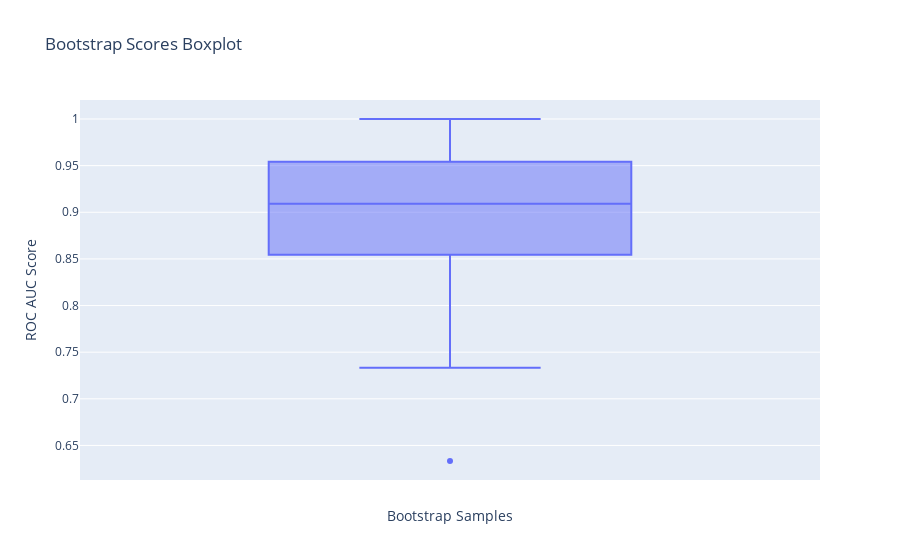

Notebook code cell kept with this figure:
### Code cell
from sklearn.metrics import roc_auc_score, accuracy_score, precision_score, recall_score, f1_score, matthews_corrcoef, balanced_accuracy_score

best_params = study.best_trial.params
# model_bootstrap = LogisticRegression(**best_params)
model_bootstrap = Lasso(**best_params)

# List to store metrics for each iteration
bootstrap_scores = {
    "roc_auc": [],
    "accuracy": [],
    "precision": [],
    "recall": [],
    "f1": [],
    "matthews_corrcoef": [],
    "balanced_accuracy": [],
}

# Perform bootstrap validation
for i in tqdm.tqdm(range(100), desc="Bootstrap validation"):
    X_train, X_test, y_train, y_test = train_test_split(
        X, y, test_size=0.25, shuffle=True, random_state=i
    )
    model_bootstrap.fit(X_train, y_train)
    y_pred = model_bootstrap.predict(X_test)

    # Convert predictions to binary if necessary (for classification metrics)
    y_pred_binary = [1 if y > 0.5 else 0 for y in y_pred]

    # Calculate and store all metrics
    bootstrap_scores["roc_auc"].append(roc_auc_score(y_test, y_pred))
    bootstrap_scores["accuracy"].append(accuracy_score(y_test, y_pred_binary))
    bootstrap_scores["precision"].append(precision_score(y_test, y_pred_binary))
    bootstrap_scores["recall"].append(recall_score(y_test, y_pred_binary))
    bootstrap_scores["f1"].append(f1_score(y_test, y_pred_binary))
    bootstrap_scores["matthews_corrcoef"].append(matthews_corrcoef(y_test, y_pred_binary))
    bootstrap_scores["balanced_accuracy"].append(balanced_accuracy_score(y_test, y_pred_binary))

# Convert the dictionary to a DataFrame for easy plotting and analysis
bootstrap_scores_df = pd.DataFrame(bootstrap_scores)

# Create a boxplot using Plotly
fig = px.box(bootstrap_scores["roc_auc"], y=bootstrap_scores["roc_auc"], title='Bootstrap Scores Boxplot')

# Update the layout for better aesthetics
fig.update_layout(
    yaxis_title='ROC AUC Score',
    xaxis_title='Bootstrap Samples',
    showlegend=False
)

# Show the plot
fig.show()

### Figure 1 — Plotly figure (JSON) as saved in the notebook; plotly's stock layout.template omitted (floating-point values rounded to 4 significant figures)
{"data": [{"alignmentgroup": "True", "hovertemplate": "y=%{y}<extra></extra>", "legendgroup": "", "marker": {"color": "#636efa"}, "name": "", "notched": false, "offsetgroup": "", "orientation": "v", "showlegend": false, "type": "box", "x0": " ", "xaxis": "x", "y": [0.898, 0.8673, 0.8519, 0.9545, 0.9519, 0.7885, 0.8846, 0.9091, 0.8148, 0.9259, 0.963, 0.9259, 0.8889, 0.9, 0.8558, 0.9636, 0.8519, 0.8545, 0.7333, 1, 0.9167, 0.8273, 0.9444, 0.9135, 0.8163, 0.8545, 0.8889, 0.9904, 0.9904, 0.8796, 0.7818, 1, 0.8241, 0.9167, 0.9537, 0.8942, 0.8981, 0.9545, 0.9, 0.9545, 0.9388, 0.9537, 0.9815, 0.9818, 0.9091, 0.963, 0.8981, 0.9423, 0.8269, 0.7593, 0.8519, 0.9167, 0.9712, 0.9519, 0.9091, 0.8776, 0.9364, 0.9712, 0.9, 0.8818, 0.7596, 1, 0.9545, 0.9135, 1, 0.9898, 0.9909, 0.9519, 0.9722, 0.8545, 1, 0.9537, 0.8269, 0.8056, 0.9111, 0.9815, 0.8241, 0.8365, 0.8846, 0.8469, 0.9444, 0.8333, 0.7818, 0.9904, 0.9327, 0.8796, 0.9082, 0.8776, 0.9907, 0.9135, 0.9907, 0.8846, 0.8364, 0.6333, 0.8776, 0.9091, 0.9259, 0.9, 0.9537, 0.8091], "y0": " ", "yaxis": "y"}], "layout": {"boxmode": "group", "legend": {"tracegroupgap": 0}, "showlegend": false, "title": {"text": "Bootstrap Scores Boxplot"}, "xaxis": {"anchor": "y", "domain": [0, 1], "title": {"text": "Bootstrap Samples"}}, "yaxis": {"anchor": "x", "domain": [0, 1], "title": {"text": "ROC AUC Score"}}}}
